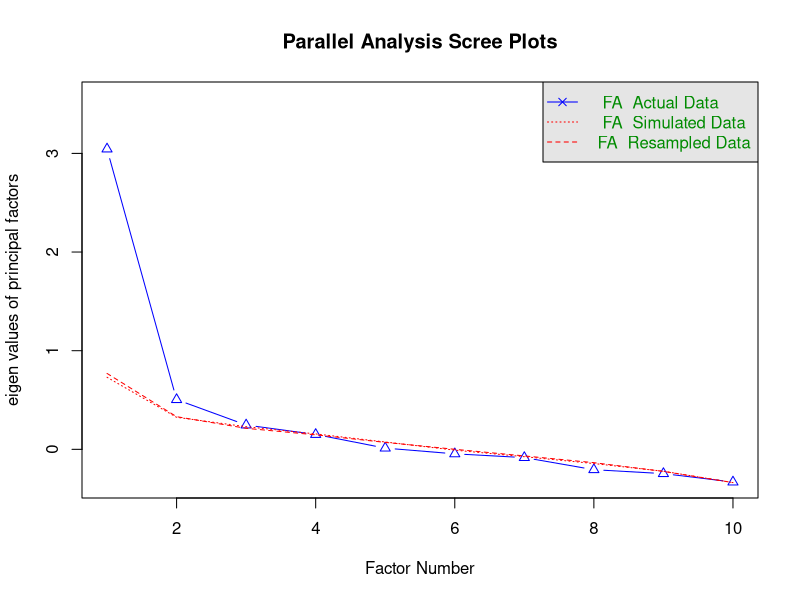
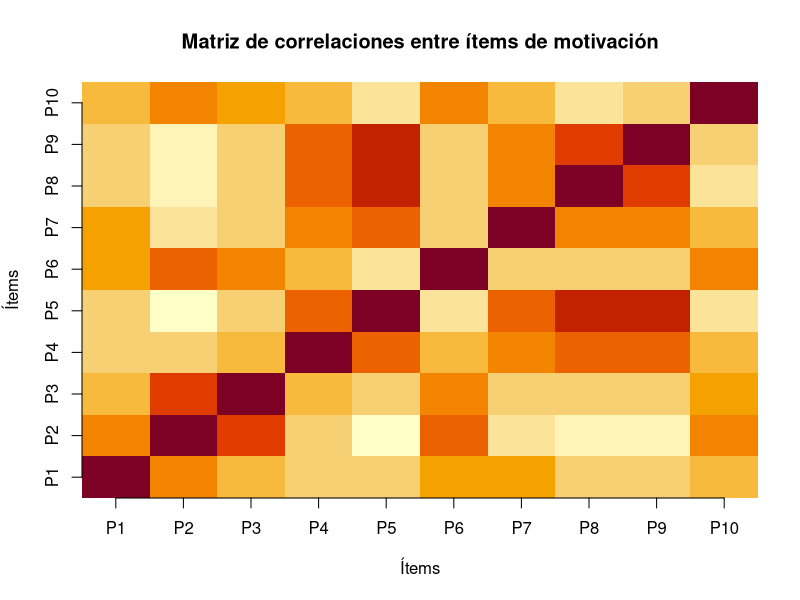
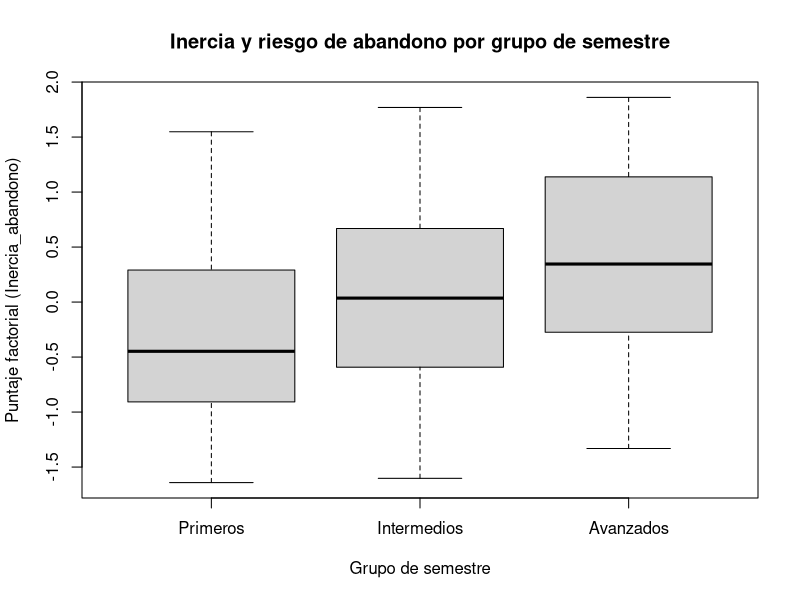
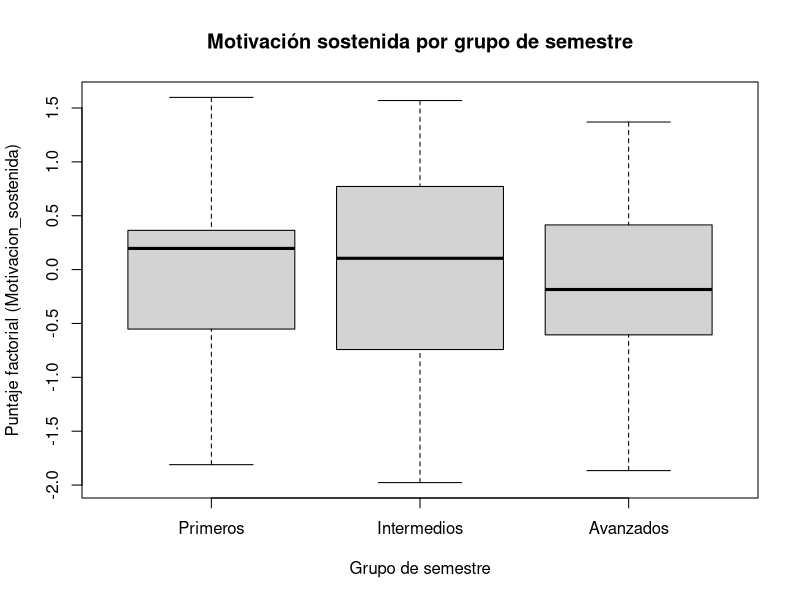
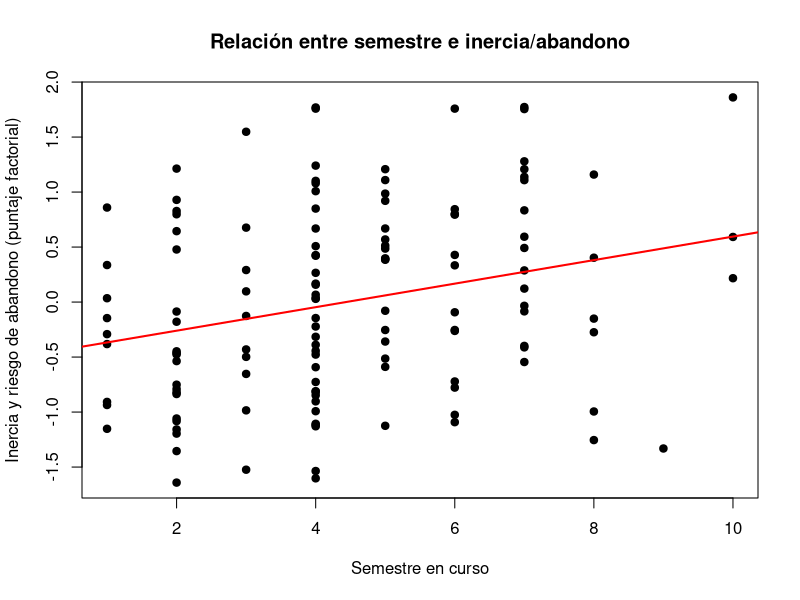
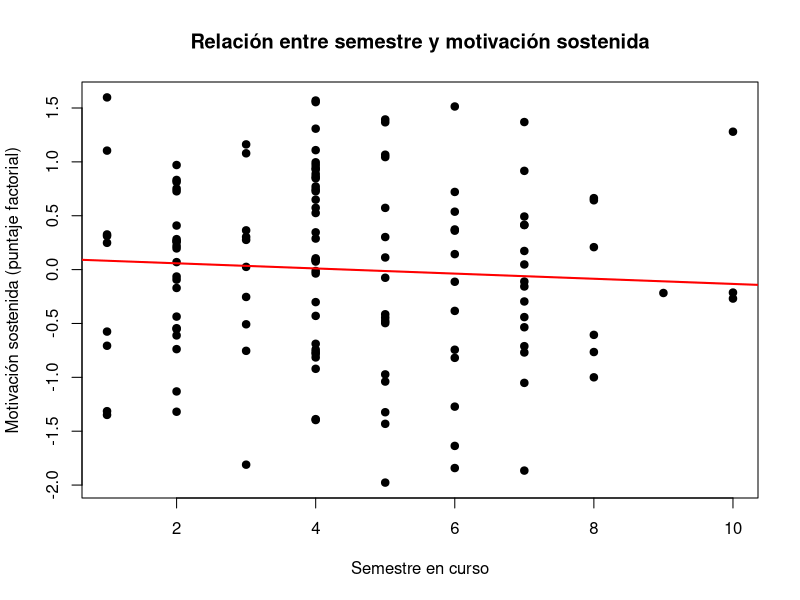
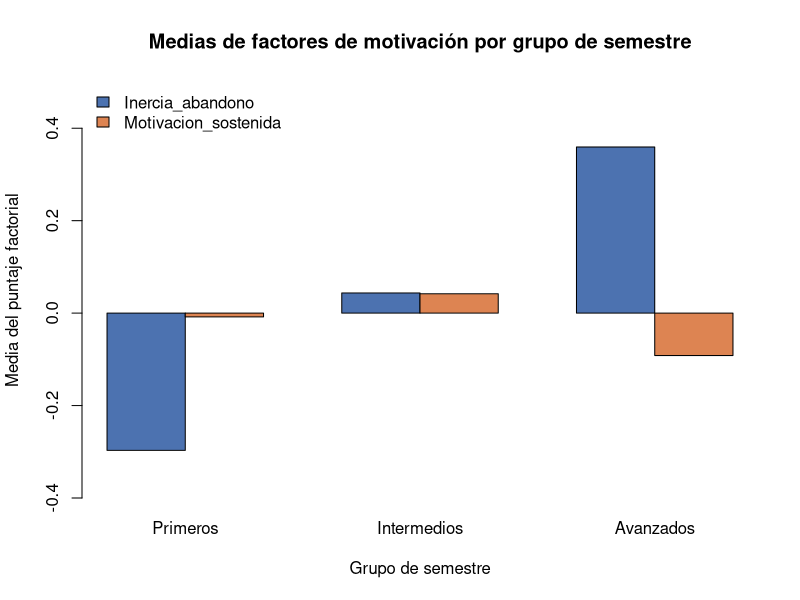

R code for these plots, in order:
###############################################
# AFE Motivación académica - EAFIT
# Curso: Análisis de Datos 2
###############################################

########## 0. PAQUETES ##########

# install.packages("psych")
# install.packages("readr")

library(psych)
library(readr)

########## 1. IMPORTACIÓN Y PREPARACIÓN DE DATOS ##########

# El working directory se definió desde RStudio (Session > Set WD).
# El archivo CSV contiene:
# - Columna 'Semestre' en formato numérico
# - Columnas P1 a P10 codificadas en escala Likert de 1 a 5

datos <- read_delim("Resultados_Encuestas_AFE_Limpios.csv", delim = ";")

# Revisión general de la estructura de la base
str(datos)
summary(datos)

# Defino el objeto con los 10 ítems de motivación para el AFE
items <- datos[, c("P1","P2","P3","P4","P5","P6","P7","P8","P9","P10")]
str(items)

########## 2. ADECUACIÓN PARA AFE (KMO Y BARTLETT) ##########

# Calculo la medida de adecuación muestral KMO
KMO(items)

# Aplico la prueba de esfericidad de Bartlett sobre la matriz de correlaciones
cortest.bartlett(cor(items), n = nrow(items))

########## 3. ANÁLISIS PARALELO (DECISIÓN DEL NÚMERO DE FACTORES) ##########

# Utilizo el análisis paralelo para decidir el número óptimo de factores
fa.parallel(items, fm = "minres", fa = "fa")
# El análisis paralelo sugiere extraer 2 factores

########## 4. ANÁLISIS FACTORIAL EXPLORATORIO (AFE) ##########

# Ajusto el modelo de AFE con:
# - nfactors = 2 (según el análisis paralelo)
# - método de mínimos residuales (minres)
# - rotación Varimax (ortogonal)

resultado_afe <- fa(items,
                    nfactors = 2,
                    fm       = "minres",
                    rotate   = "varimax")

# Muestro las cargas factoriales ordenadas
# cutoff = 0.30 para simplificar la visualización
print(resultado_afe, cutoff = 0.30, sort = TRUE)

# Interpretación de factores según cargas:
# MR1: P8, P5, P9, P4  -> Inercia_abandono
#       (continuar por compromiso previo, menor interés, riesgo de abandono)
# MR2: P2, P3, P6      -> Motivacion_sostenida
#       (interés, disfrute, sentido y utilidad percibida)

########## 5. PUNTAJES FACTORIALES Y NOMBRADO DE FACTORES ##########

# Extraigo los puntajes factoriales de cada estudiante
puntajes <- as.data.frame(resultado_afe$scores)

# Renombro los factores según la nueva interpretación teórica
# MR1 -> Inercia_abandono
# MR2 -> Motivacion_sostenida
colnames(puntajes)[1:2] <- c("Inercia_abandono",
                             "Motivacion_sostenida")

# Incorporo el semestre original a la tabla de puntajes
puntajes$Semestre <- datos$Semestre

# Revisión de la estructura final de la tabla de puntajes
str(puntajes)
head(puntajes)

########## 6. CORRELACIONES ENTRE SEMESTRE Y FACTORES ##########

# Correlación entre semestre e inercia / riesgo de abandono
cor.test(puntajes$Semestre, puntajes$Inercia_abandono)

# Correlación entre semestre y motivación sostenida
cor.test(puntajes$Semestre, puntajes$Motivacion_sostenida)

########## 7. ANÁLISIS POR GRUPOS DE SEMESTRE (ANOVA) ##########

# Defino grupos de semestre:
# 1–3: Primeros, 4–6: Intermedios, 7–10: Avanzados
puntajes$Grupo <- cut(puntajes$Semestre,
                      breaks = c(0, 3, 6, 10),
                      labels = c("Primeros", "Intermedios", "Avanzados"))

# Reviso el tamaño de cada grupo
table(puntajes$Grupo)

# ANOVA para Inercia_abandono por grupos de semestre
anova_IA <- aov(Inercia_abandono ~ Grupo, data = puntajes)
summary(anova_IA)

# ANOVA para Motivacion_sostenida por grupos de semestre
anova_MS <- aov(Motivacion_sostenida ~ Grupo, data = puntajes)
summary(anova_MS)

# Calculo los promedios de cada factor por grupo de semestre
medias_grupo <- aggregate(puntajes[, c("Inercia_abandono","Motivacion_sostenida")],
                          by = list(Grupo = puntajes$Grupo),
                          FUN = mean)
medias_grupo

########## 8. GRÁFICAS PARA EL INFORME ##########

## 8.1 Mapa simple de correlaciones entre ítems (antes del AFE)

mat_cor <- cor(items)

image(1:10, 1:10, mat_cor,
      main = "Matriz de correlaciones entre ítems de motivación",
      xlab = "Ítems", ylab = "Ítems",
      axes = FALSE)
axis(1, at = 1:10, labels = colnames(items))
axis(2, at = 1:10, labels = colnames(items))

## 8.2 Boxplots de factores por grupo de semestre

# Boxplot de Inercia_abandono por grupo de semestre
boxplot(Inercia_abandono ~ Grupo, data = puntajes,
        main = "Inercia y riesgo de abandono por grupo de semestre",
        xlab = "Grupo de semestre",
        ylab = "Puntaje factorial (Inercia_abandono)")

# Boxplot de Motivacion_sostenida por grupo de semestre
boxplot(Motivacion_sostenida ~ Grupo, data = puntajes,
        main = "Motivación sostenida por grupo de semestre",
        xlab = "Grupo de semestre",
        ylab = "Puntaje factorial (Motivacion_sostenida)")

## 8.3 Dispersión de factores frente a semestre

# Dispersión Semestre vs Inercia_abandono
plot(puntajes$Semestre, puntajes$Inercia_abandono,
     main = "Relación entre semestre e inercia/abandono",
     xlab = "Semestre en curso",
     ylab = "Inercia y riesgo de abandono (puntaje factorial)",
     pch = 19)
abline(lm(Inercia_abandono ~ Semestre, data = puntajes),
       col = "red", lwd = 2)

# Dispersión Semestre vs Motivacion_sostenida
plot(puntajes$Semestre, puntajes$Motivacion_sostenida,
     main = "Relación entre semestre y motivación sostenida",
     xlab = "Semestre en curso",
     ylab = "Motivación sostenida (puntaje factorial)",
     pch = 19)
abline(lm(Motivacion_sostenida ~ Semestre, data = puntajes),
       col = "red", lwd = 2)

## 8.4 Barplot de medias de factores por grupo de semestre

mat_medias <- t(as.matrix(medias_grupo[, c("Inercia_abandono",
                                           "Motivacion_sostenida")]))
colnames(mat_medias) <- medias_grupo$Grupo

barplot(mat_medias,
        beside = TRUE,
        col = c("#4C72B0", "#DD8452"),
        main   = "Medias de factores de motivación por grupo de semestre",
        xlab   = "Grupo de semestre",
        ylab   = "Media del puntaje factorial",
        ylim   = c(-0.4, 0.5))
legend("topleft",
       legend = c("Inercia_abandono", "Motivacion_sostenida"),
       fill   = c("#4C72B0", "#DD8452"),
       bty    = "n")

